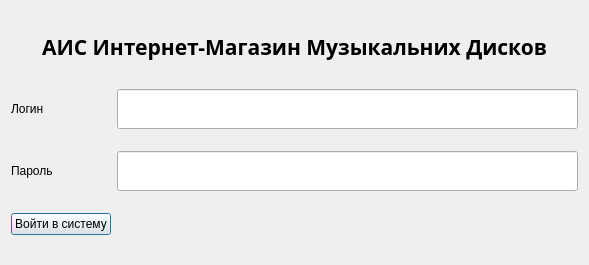
<?xml version="1.0" encoding="UTF-8"?>
<ui version="4.0">
 <class>authorization</class>
 <widget class="QDialog" name="authorization">
  <property name="geometry">
   <rect>
    <x>0</x>
    <y>0</y>
    <width>589</width>
    <height>265</height>
   </rect>
  </property>
  <property name="windowTitle">
   <string>Авторизация</string>
  </property>
  <layout class="QGridLayout" name="gridLayout">
   <item row="1" column="0">
    <widget class="QLabel" name="lblogin">
     <property name="minimumSize">
      <size>
       <width>100</width>
       <height>40</height>
      </size>
     </property>
     <property name="text">
      <string>Логин</string>
     </property>
    </widget>
   </item>
   <item row="3" column="0">
    <widget class="QPushButton" name="btnEnter">
     <property name="text">
      <string>Войти в систему</string>
     </property>
    </widget>
   </item>
   <item row="0" column="0" colspan="2">
    <widget class="QLabel" name="lgsign">
     <property name="minimumSize">
      <size>
       <width>0</width>
       <height>40</height>
      </size>
     </property>
     <property name="maximumSize">
      <size>
       <width>16777215</width>
       <height>40</height>
      </size>
     </property>
     <property name="font">
      <font>
       <family>Rachana</family>
       <pointsize>16</pointsize>
       <weight>75</weight>
       <italic>false</italic>
       <bold>true</bold>
      </font>
     </property>
     <property name="text">
      <string>АИС Интернет-Магазин Музыкальних Дисков</string>
     </property>
     <property name="alignment">
      <set>Qt::AlignCenter</set>
     </property>
    </widget>
   </item>
   <item row="2" column="0">
    <widget class="QLabel" name="lbpswd">
     <property name="minimumSize">
      <size>
       <width>100</width>
       <height>40</height>
      </size>
     </property>
     <property name="text">
      <string>Пароль</string>
     </property>
    </widget>
   </item>
   <item row="1" column="1">
    <widget class="QLineEdit" name="leLogin">
     <property name="minimumSize">
      <size>
       <width>0</width>
       <height>40</height>
      </size>
     </property>
     <property name="inputMask">
      <string notr="true"/>
     </property>
    </widget>
   </item>
   <item row="2" column="1">
    <widget class="QLineEdit" name="lePassword">
     <property name="minimumSize">
      <size>
       <width>0</width>
       <height>40</height>
      </size>
     </property>
     <property name="font">
      <font>
       <family>Ubuntu</family>
      </font>
     </property>
    </widget>
   </item>
  </layout>
 </widget>
 <resources/>
 <connections/>
</ui>
